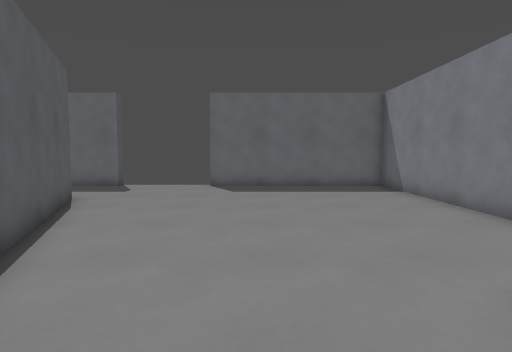
view 1 (above)

20 first-person views from a walk through a level from a Godot 3-D game. The camera is 1.3 m above the floor, tilts 4° down and sees 75° across. The floor is counted in squares, 0.9 m on a side. Each view is taken from the middle of a square. On the plan, view 1 faces up. The plan holds only what a view shows up to about 15 squares ahead; the rest is blank. Surface patterns are stand-ins for the level's own textures.

view 2
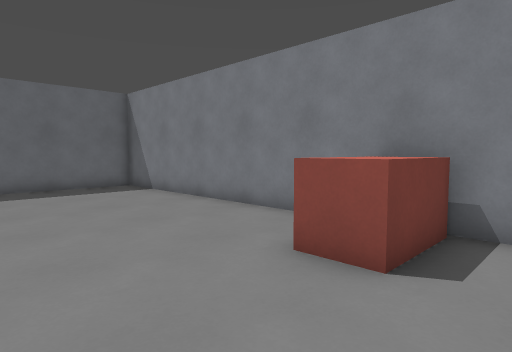

view 3
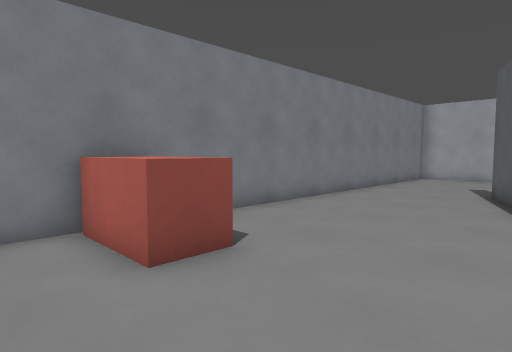

view 4
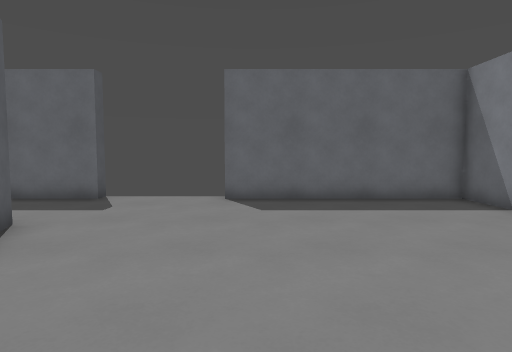

view 5
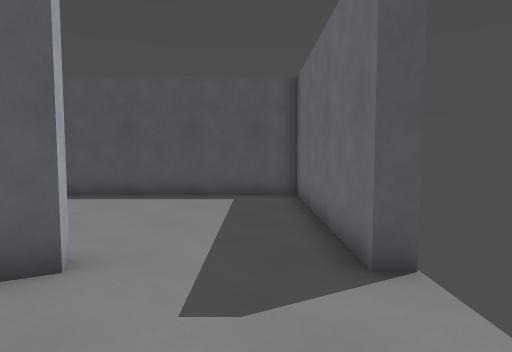

view 6
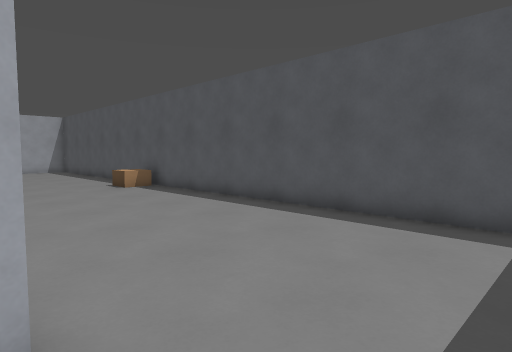

view 7
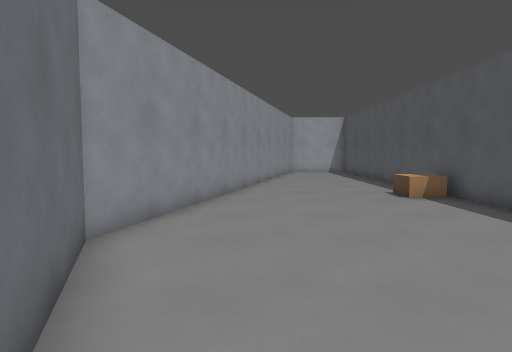

view 8
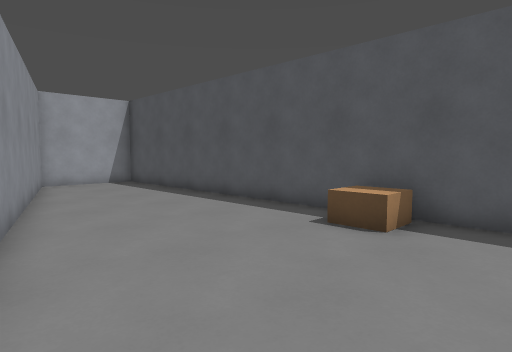

view 9
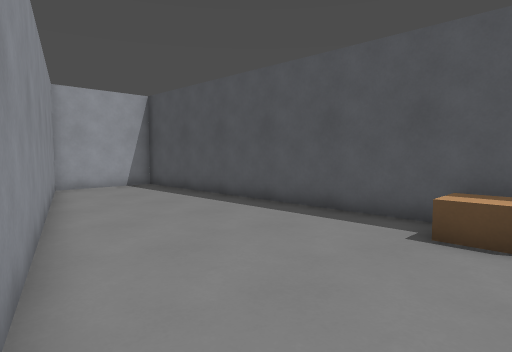

view 10
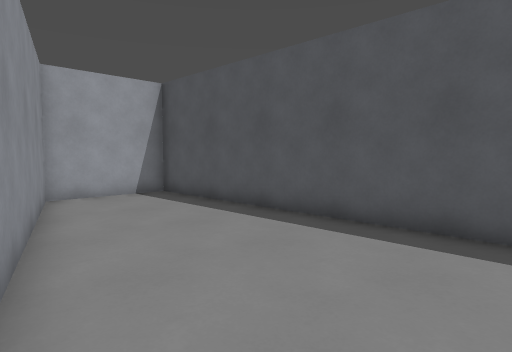

view 11
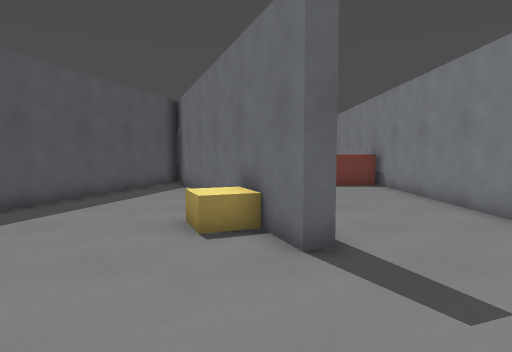

view 12
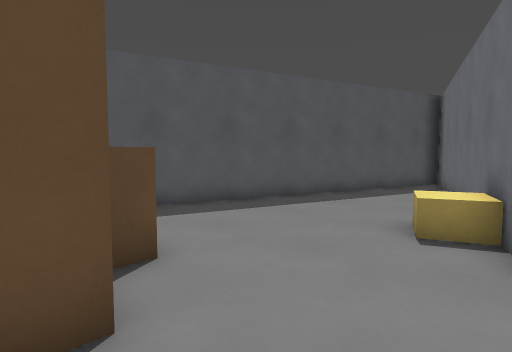

view 13
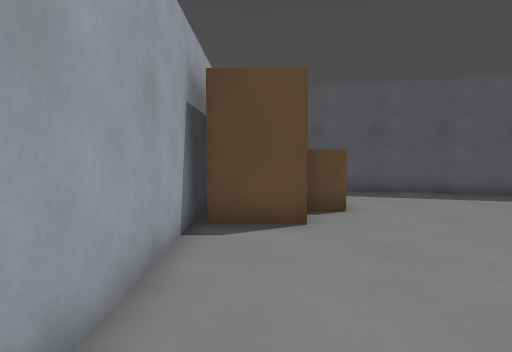

view 14
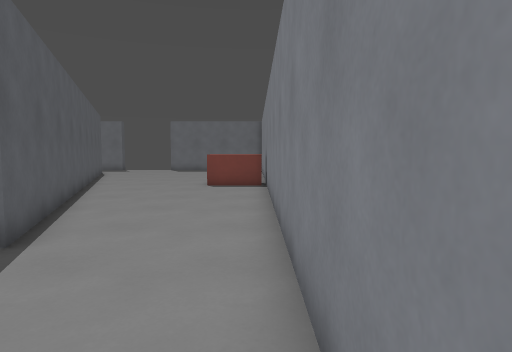

view 15
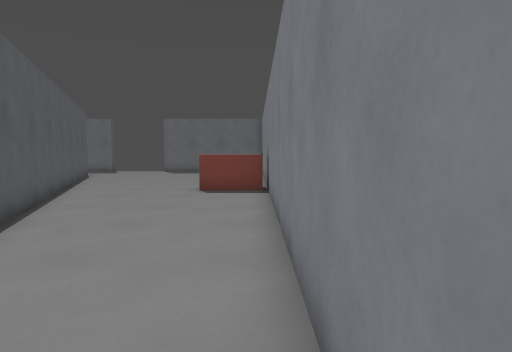

view 16
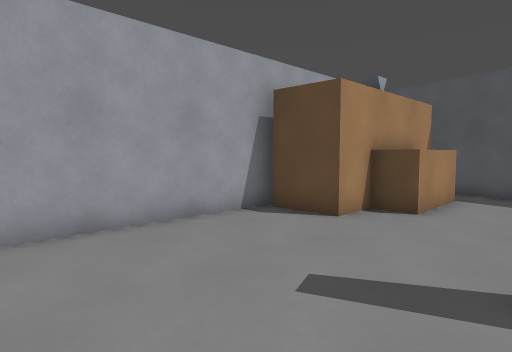

view 17
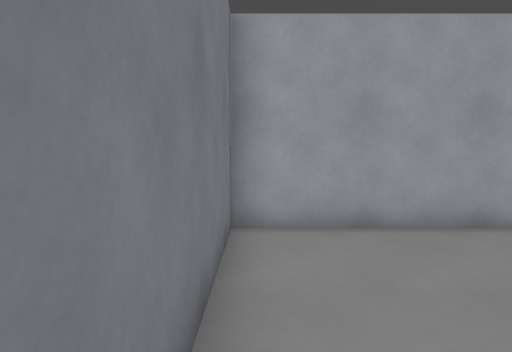

view 18
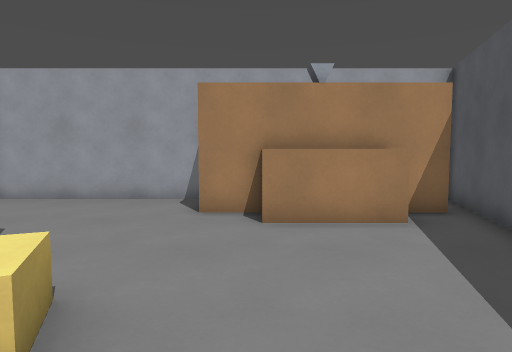

view 19
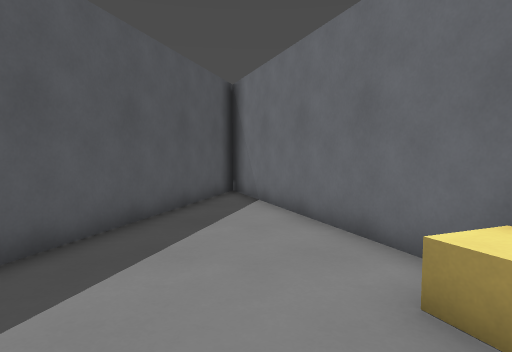

view 20
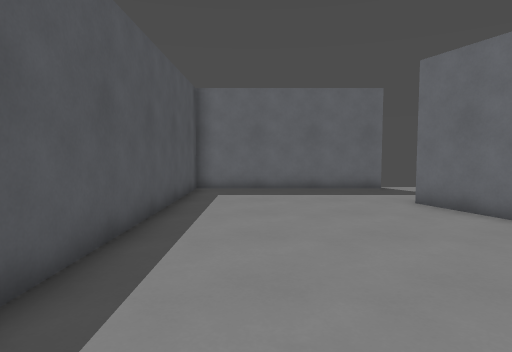

### Floor plan
Points are (right, up) in squares from view 1. A wall is a line through its corners. A room is listed if a view was taken in it or the views show most of it. See-through windows are left out.
Room 1 (views 1, 2, 3, 4, 5, 6, 7, 8, 9, 10, 11, 12, 13, 14, 15, 16, 17, 18, 19, 20)
walls: (-6.2, -10.8) (-3.1, -10.8) (-3.1, -12); (-7.8, -12) (-1.6, -12) (-1.6, -14); (-6, 14.4) (-13.4, 14.4) (-13.4, -14.3) (-9.5, -14.3) (-4.2, 4.6) (-6.4, 10.5) (-5.9, 10.7) (1.2, -8) (0.7, -8.2) (-3.9, 3.8) (-8.9, -14.3); (-4, -14.3) (5.5, -14.3) (5.5, 14.4) (-2, 14.4)
low walls: (0.2, -6.7) (-1, -7.2) (-1.5, -5.9)
ways out: gap at (-6, 15); gap at (-2, 15)
objects: box (-13, -2) to (-12, -1); block (3, 2) to (5, 3)

Where each view was taken, in squares from view 1:
view 1: 0 up, 0 right, facing up
view 2: 0 up, 1 left, facing up-right
view 3: 5 up, 1 left, facing down-right
view 4: 4 up, 1 left, facing up
view 5: 13 up, 2 left, facing left
view 6: 13 up, 6 left, facing down-left
view 7: 10 up, 7 left, facing down
view 8: 2 up, 6 left, facing down-left
view 9: 0 up, 6 left, facing down-left
view 10: 3 down, 7 left, facing down-left
view 11: 13 down, 0 right, facing up
view 12: 13 down, 1 right, facing up-left
view 13: 13 down, 5 right, facing left
view 14: 13 down, 5 right, facing up
view 15: 11 down, 5 right, facing up
view 16: 8 down, 5 right, facing down-left
view 17: 8 down, 5 right, facing down
view 18: 4 down, 3 left, facing down
view 19: 9 down, 3 left, facing up
view 20: 1 up, 11 left, facing up
